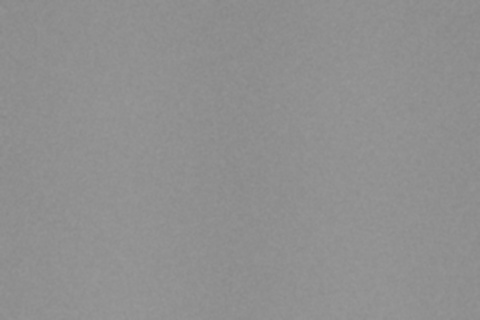
#> input picture rd 2/samples/damp_track.jpg, 480 x 320 px
$ python -i track_analyzer.py   (imports and definitions only)
#> lines starting #> are read from the running program, lines starting #| are printed output that depends on the picture; after the words box and inside, x2 and y2 are one past the last pixel; in counts of white or black regions, pixels touching at a corner belong together
#> further down, picture is the input picture: PIL image 480x320 RGB; min 135, max 152, mean 143.6
"""Inspect-able CV fallback + session trend logic for Weather Whiplash."""
from __future__ import annotations
from collections import defaultdict
from io import BytesIO
from typing import Dict, List
import numpy as np
from PIL import Image, ImageFilter

LABELS = ["Dry", "Damp", "Drying", "Wet"]


def _channels(image: Image.Image, size=(240, 160)):
#> called with size = (240, 160)
    im = image.convert("RGB").resize(size)
    arr = np.asarray(im).astype(np.float32)
    mx = arr.max(axis=2); mn = arr.min(axis=2)
    d = mx - mn
#> d: shape (160, 240) float32; every value is 0
    s = np.where(mx == 0, 0, d / mx * 255)
    gray = 0.299*arr[:,:,0] + 0.587*arr[:,:,1] + 0.114*arr[:,:,2]
    return mx, s, gray


def _pseudo_probabilities(wetness: float, patchiness: float) -> dict:
    """Deterministic, signal-derived stand-in for class probabilities when running
    the heuristic fallback (no trained softmax available). Not random: built from
    the same wetness/patchiness scores the label itself is derived from."""
    dry = max(0.0, 1 - wetness/0.22) if wetness < 0.22 else max(0.0, 1 - (wetness-0.22)/0.35)
    wet = max(0.0, (wetness-0.60)/0.40) if wetness > 0.60 else 0.0
    mid = max(0.0, 1 - dry - wet)
    drying = mid * min(patchiness/0.6, 1.0)
    damp = mid - drying
    total = dry + damp + drying + wet
    if total <= 0:
        return {'Dry': 0.25, 'Damp': 0.25, 'Drying': 0.25, 'Wet': 0.25}
    return {'Dry': round(dry/total, 3), 'Damp': round(damp/total, 3),
            'Drying': round(drying/total, 3), 'Wet': round(wet/total, 3)}


def analyze_image(image: Image.Image) -> dict:
    v, s, gray = _channels(image)
    # Small Gaussian blur is a practical denoise equivalent for the original heuristic.
    vb = np.asarray(Image.fromarray(np.clip(v,0,255).astype(np.uint8)).filter(ImageFilter.GaussianBlur(1))).astype(np.float32)
    vmin, vmax, vmed = float(vb.min()), float(vb.max()), float(np.median(vb))
#> vmin = 137; vmax = 149; vmed = 143
    thresh = max(vmin + 0.55*(vmax-vmin), vmed + 25)
#> thresh = 168
    glare = (vb > thresh) & (s < 70)
#> glare: shape (160, 240) bool; every value is 0
    reflection = float(glare.mean())
#> reflection = 0
    y0 = vb.shape[0]//2
#> y0 = 80
    vv = vb[y0:]; ss = s[y0:]
#> after `ss = s[y0:]`: ss: shape (80, 240) float32; every value is 0
    darkness = 1.0 - float(vv.mean())/255.0
#> darkness = 0.435
    saturation = float(ss.mean())/255.0
#> saturation = 0
    # Sobel-like gradients via finite differences.
    gx = np.diff(gray[y0:], axis=1, prepend=gray[y0:, :1])
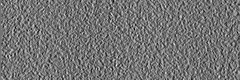
#> gx: shape (80, 240) float32; min -5, max 6, mean -0.000469; drawn with min black and max white
    gy = np.diff(gray[y0:], axis=0, prepend=gray[y0:y0+1, :])
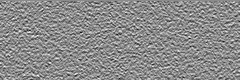
#> gy: shape (80, 240) float32; min -6, max 5, mean 0.013; drawn with min black and max white
    edge_density = float((np.sqrt(gx*gx+gy*gy) > 20).mean())
#> edge_density = 0
    texture_norm = min(edge_density/0.15, 1.0)
#> texture_norm = 0
    wetness = 0.55*min(reflection*6.0,1.0) + 0.25*(1-texture_norm) + 0.12*darkness + 0.08*saturation
#> wetness = 0.302
    wetness = float(np.clip(wetness,0,1))

    scores=[]; grid=4; h,w=vb.shape
#> after `h, w = vb.shape`: h = 160; w = 240
    ph,pw=h//grid,w//grid
#> ph = 40; pw = 60
    for gy_i in range(grid):
        for gx_i in range(grid):
            p_v=vb[gy_i*ph:(gy_i+1)*ph, gx_i*pw:(gx_i+1)*pw]
            p_s=s[gy_i*ph:(gy_i+1)*ph, gx_i*pw:(gx_i+1)*pw]
            p_glare=((p_v>thresh)&(p_s<70)).mean()
            p_dark=1-float(p_v.mean())/255
            scores.append(min(0.7*p_glare*6,1)*0.6+p_dark*0.4)
#> after the loop, scores = [0.177, 0.177, 0.177, 0.177, 0.175, 0.175, 0.175, 0.175, 0.175, 0.175, 0.175, 0.175, 0.174, 0.174, 0.174, 0.174]
    patchiness=float(np.clip(np.sqrt(np.var(scores))*3,0,1))
#> patchiness = 0.00342
    if wetness < 0.22: label='Dry'
    elif wetness >= 0.60: label='Wet'
    elif patchiness > 0.35: label='Drying'
    else: label='Damp'
    return {
        'label':label,
        'wetness_score':round(wetness,3),
        'patchiness_score':round(patchiness,3),
        'reflection_ratio':round(reflection,4),
        'texture_score':round(edge_density,4),
        'probabilities':_pseudo_probabilities(wetness, patchiness),
        'engine':'heuristic-cv-fallback',
    }
#> in _pseudo_probabilities, `dry = max(0.0, 1 - wetness/0.22) if wetness < 0.22 else max(0.0, 1 - (..`: dry = 0.765
#> in _pseudo_probabilities, `wet = max(0.0, (wetness-0.60)/0.40) if wetness > 0.60 else 0.0`: wet = 0
#> in _pseudo_probabilities, `mid = max(0.0, 1 - dry - wet)`: mid = 0.235
#> in _pseudo_probabilities, `drying = mid * min(patchiness/0.6, 1.0)`: drying = 0.00134
#> in _pseudo_probabilities, `damp = mid - drying`: damp = 0.234
#> in _pseudo_probabilities, `total = dry + damp + drying + wet`: total = 1


def trend_for(history: List[dict]) -> tuple[str, float|None]:
    recent=[float(x['wetness_score']) for x in history[-8:]]
    if len(recent)<2: return 'Not enough data yet', None
    x=np.arange(len(recent),dtype=float); y=np.asarray(recent)
    slope=float(np.polyfit(x,y,1)[0]) if len(recent)>1 else 0
    if slope>0.02: return 'Getting wetter', slope
    if slope<-0.02: return 'Drying out', slope
    return 'Stable', slope


def suggestion_for(label, trend):
    if label=='Wet' and trend!='Drying out': return 'Track is wet. Stay on full wet tyres.'
    if label=='Wet': return 'Track is wet but drying. Hold wets for now, watch the next laps closely.'
    if label=='Drying': return 'Track drying: tyre change window approaching — get intermediates ready.'
    if label=='Damp' and trend=='Drying out': return 'Damp and drying fast. Consider switching to intermediates soon.'
    if label=='Damp': return 'Track is damp. Intermediates recommended, monitor closely.'
    if label=='Dry' and trend=='Getting wetter': return 'Still dry but conditions worsening — be ready to react quickly.'
    if label=='Dry': return 'Track is dry and stable. No tyre change needed.'
    return 'Monitoring conditions.'


class TrackConditionTracker:
    def __init__(self): self.sessions=defaultdict(list)
    def analyze(self, image, session='default', model_result=None):
        result=model_result or analyze_image(image)
        hist=self.sessions[session]
        hist.append({'label':result['label'],'wetness_score':result['wetness_score']})
        trend,slope=trend_for(hist)
        result.update({'trend':trend,'slope':slope,'suggestion':suggestion_for(result['label'],trend),'history':hist[-12:]})
        return result
    def reset(self, session='default'): self.sessions.pop(session,None)

>>> from PIL import Image
>>> picture = Image.open('../samples/damp_track.jpg')
>>> result = analyze_image(picture)
#> result = 7 items

$ run again, on rd 2/samples/dry_track.jpg
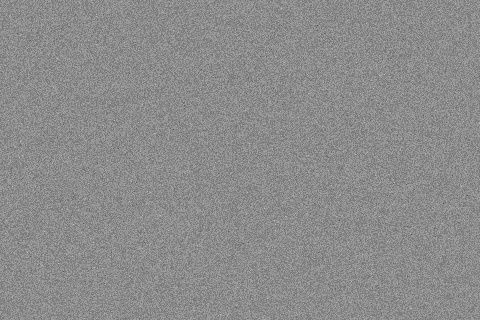
#> input picture rd 2/samples/dry_track.jpg, 480 x 320 px
#> picture is the input picture: PIL image 480x320 RGB; min 82, max 197, mean 139.5
#> d: shape (160, 240) float32; every value is 0
#> vmin = 131; vmax = 147; vmed = 139
#> thresh = 164
#> glare: shape (160, 240) bool; every value is 0
#> reflection = 0
#> ss: shape (80, 240) float32; every value is 0
#> darkness = 0.454
#> saturation = 0
#> in analyze_image, `gx = np.diff(gray[y0:], axis=1, prepend=gray[y0:, :1])`:
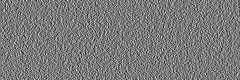
#> gx: shape (80, 240) float32; min -25, max 27, mean 0; drawn with min black and max white
#> in analyze_image, `gy = np.diff(gray[y0:], axis=0, prepend=gray[y0:y0+1, :])`:
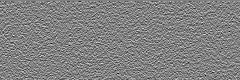
#> gy: shape (80, 240) float32; min -29, max 28, mean 0; drawn with min black and max white
#> edge_density = 0.0189
#> texture_norm = 0.126
#> wetness = 0.273
#> after the loop in analyze_image, `for gy_i in range(grid):`: scores = [0.182, 0.182, 0.182, 0.182, 0.182, 0.182, 0.182, 0.182, 0.182, 0.182, 0.182, 0.182, 0.182, 0.182, 0.182, 0.182]
#> patchiness = 0.000586
#> dry = 0.848
#> wet = 0
#> mid = 0.152
#> drying = 0.000148
#> damp = 0.152
#> total = 1
#> result = 7 items

$ run again, on rd 2/samples/drying_track.jpg
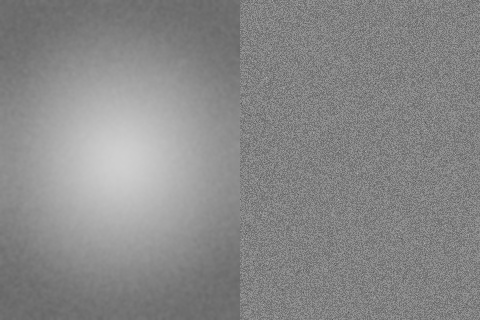
#> input picture rd 2/samples/drying_track.jpg, 480 x 320 px
#> picture is the input picture: PIL image 480x320 RGB; min 75, max 207, mean 136.4
#> d: shape (160, 240) float32; every value is 0
#> vmin = 105; vmax = 207; vmed = 130
#> thresh = 161.1
#> in analyze_image, `glare = (vb > thresh) & (s < 70)`:
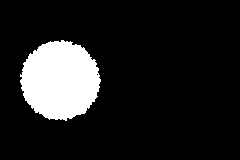
#> glare: shape (160, 240) bool; 12.8% white; 1 white region, box (x1, y1, x2, y2) and area: (20, 40, 101, 121) 4927
#> reflection = 0.128
#> ss: shape (80, 240) float32; every value is 0
#> darkness = 0.466
#> saturation = 0
#> in analyze_image, `gy = np.diff(gray[y0:], axis=0, prepend=gray[y0:y0+1, :])`:
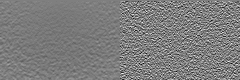
#> gy: shape (80, 240) float32; min -24, max 24, mean -0.4; drawn with min black and max white
#> edge_density = 0.00958
#> texture_norm = 0.0639
#> wetness = 0.713
#> after the loop in analyze_image, `for gy_i in range(grid):`: scores = [0.207, 0.207, 0.198, 0.198, 0.745, 0.744, 0.197, 0.198, 0.744, 0.743, 0.198, 0.197, 0.207, 0.208, 0.198, 0.198]
#> patchiness = 0.706
#> dry = 0
#> wet = 0.283
#> mid = 0.717
#> damp = 0
#> total = 1
#> result = 7 items
